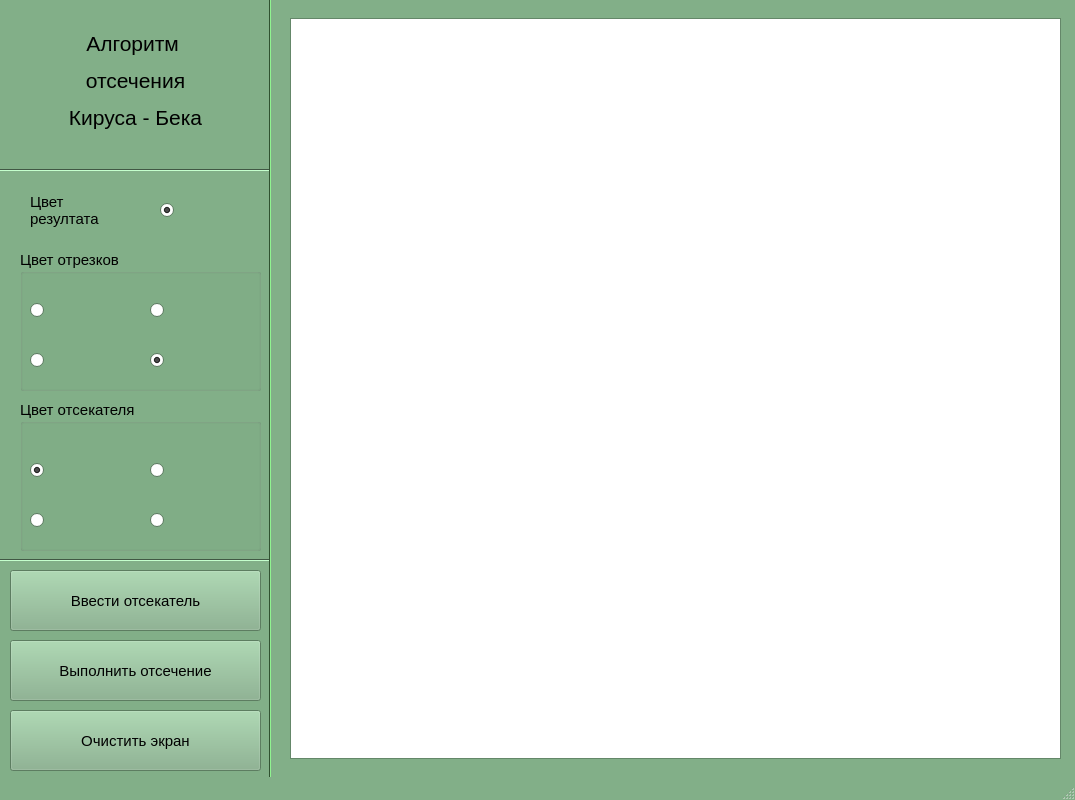
<?xml version="1.0" encoding="UTF-8"?>
<ui version="4.0">
 <class>MainWindow</class>
 <widget class="QMainWindow" name="MainWindow">
  <property name="geometry">
   <rect>
    <x>0</x>
    <y>0</y>
    <width>1075</width>
    <height>800</height>
   </rect>
  </property>
  <property name="minimumSize">
   <size>
    <width>1075</width>
    <height>800</height>
   </size>
  </property>
  <property name="maximumSize">
   <size>
    <width>1075</width>
    <height>800</height>
   </size>
  </property>
  <property name="palette">
   <palette>
    <active>
     <colorrole role="WindowText">
      <brush brushstyle="SolidPattern">
       <color alpha="255">
        <red>0</red>
        <green>0</green>
        <blue>0</blue>
       </color>
      </brush>
     </colorrole>
     <colorrole role="Button">
      <brush brushstyle="SolidPattern">
       <color alpha="255">
        <red>130</red>
        <green>175</green>
        <blue>136</blue>
       </color>
      </brush>
     </colorrole>
     <colorrole role="Light">
      <brush brushstyle="SolidPattern">
       <color alpha="255">
        <red>197</red>
        <green>255</green>
        <blue>205</blue>
       </color>
      </brush>
     </colorrole>
     <colorrole role="Midlight">
      <brush brushstyle="SolidPattern">
       <color alpha="255">
        <red>163</red>
        <green>215</green>
        <blue>170</blue>
       </color>
      </brush>
     </colorrole>
     <colorrole role="Dark">
      <brush brushstyle="SolidPattern">
       <color alpha="255">
        <red>65</red>
        <green>87</green>
        <blue>68</blue>
       </color>
      </brush>
     </colorrole>
     <colorrole role="Mid">
      <brush brushstyle="SolidPattern">
       <color alpha="255">
        <red>87</red>
        <green>117</green>
        <blue>91</blue>
       </color>
      </brush>
     </colorrole>
     <colorrole role="Text">
      <brush brushstyle="SolidPattern">
       <color alpha="255">
        <red>0</red>
        <green>0</green>
        <blue>0</blue>
       </color>
      </brush>
     </colorrole>
     <colorrole role="BrightText">
      <brush brushstyle="SolidPattern">
       <color alpha="255">
        <red>255</red>
        <green>255</green>
        <blue>255</blue>
       </color>
      </brush>
     </colorrole>
     <colorrole role="ButtonText">
      <brush brushstyle="SolidPattern">
       <color alpha="255">
        <red>0</red>
        <green>0</green>
        <blue>0</blue>
       </color>
      </brush>
     </colorrole>
     <colorrole role="Base">
      <brush brushstyle="SolidPattern">
       <color alpha="255">
        <red>255</red>
        <green>255</green>
        <blue>255</blue>
       </color>
      </brush>
     </colorrole>
     <colorrole role="Window">
      <brush brushstyle="SolidPattern">
       <color alpha="255">
        <red>130</red>
        <green>175</green>
        <blue>136</blue>
       </color>
      </brush>
     </colorrole>
     <colorrole role="Shadow">
      <brush brushstyle="SolidPattern">
       <color alpha="255">
        <red>0</red>
        <green>0</green>
        <blue>0</blue>
       </color>
      </brush>
     </colorrole>
     <colorrole role="AlternateBase">
      <brush brushstyle="SolidPattern">
       <color alpha="255">
        <red>192</red>
        <green>215</green>
        <blue>195</blue>
       </color>
      </brush>
     </colorrole>
     <colorrole role="ToolTipBase">
      <brush brushstyle="SolidPattern">
       <color alpha="255">
        <red>255</red>
        <green>255</green>
        <blue>220</blue>
       </color>
      </brush>
     </colorrole>
     <colorrole role="ToolTipText">
      <brush brushstyle="SolidPattern">
       <color alpha="255">
        <red>0</red>
        <green>0</green>
        <blue>0</blue>
       </color>
      </brush>
     </colorrole>
     <colorrole role="PlaceholderText">
      <brush brushstyle="SolidPattern">
       <color alpha="128">
        <red>0</red>
        <green>0</green>
        <blue>0</blue>
       </color>
      </brush>
     </colorrole>
    </active>
    <inactive>
     <colorrole role="WindowText">
      <brush brushstyle="SolidPattern">
       <color alpha="255">
        <red>0</red>
        <green>0</green>
        <blue>0</blue>
       </color>
      </brush>
     </colorrole>
     <colorrole role="Button">
      <brush brushstyle="SolidPattern">
       <color alpha="255">
        <red>130</red>
        <green>175</green>
        <blue>136</blue>
       </color>
      </brush>
     </colorrole>
     <colorrole role="Light">
      <brush brushstyle="SolidPattern">
       <color alpha="255">
        <red>197</red>
        <green>255</green>
        <blue>205</blue>
       </color>
      </brush>
     </colorrole>
     <colorrole role="Midlight">
      <brush brushstyle="SolidPattern">
       <color alpha="255">
        <red>163</red>
        <green>215</green>
        <blue>170</blue>
       </color>
      </brush>
     </colorrole>
     <colorrole role="Dark">
      <brush brushstyle="SolidPattern">
       <color alpha="255">
        <red>65</red>
        <green>87</green>
        <blue>68</blue>
       </color>
      </brush>
     </colorrole>
     <colorrole role="Mid">
      <brush brushstyle="SolidPattern">
       <color alpha="255">
        <red>87</red>
        <green>117</green>
        <blue>91</blue>
       </color>
      </brush>
     </colorrole>
     <colorrole role="Text">
      <brush brushstyle="SolidPattern">
       <color alpha="255">
        <red>0</red>
        <green>0</green>
        <blue>0</blue>
       </color>
      </brush>
     </colorrole>
     <colorrole role="BrightText">
      <brush brushstyle="SolidPattern">
       <color alpha="255">
        <red>255</red>
        <green>255</green>
        <blue>255</blue>
       </color>
      </brush>
     </colorrole>
     <colorrole role="ButtonText">
      <brush brushstyle="SolidPattern">
       <color alpha="255">
        <red>0</red>
        <green>0</green>
        <blue>0</blue>
       </color>
      </brush>
     </colorrole>
     <colorrole role="Base">
      <brush brushstyle="SolidPattern">
       <color alpha="255">
        <red>255</red>
        <green>255</green>
        <blue>255</blue>
       </color>
      </brush>
     </colorrole>
     <colorrole role="Window">
      <brush brushstyle="SolidPattern">
       <color alpha="255">
        <red>130</red>
        <green>175</green>
        <blue>136</blue>
       </color>
      </brush>
     </colorrole>
     <colorrole role="Shadow">
      <brush brushstyle="SolidPattern">
       <color alpha="255">
        <red>0</red>
        <green>0</green>
        <blue>0</blue>
       </color>
      </brush>
     </colorrole>
     <colorrole role="AlternateBase">
      <brush brushstyle="SolidPattern">
       <color alpha="255">
        <red>192</red>
        <green>215</green>
        <blue>195</blue>
       </color>
      </brush>
     </colorrole>
     <colorrole role="ToolTipBase">
      <brush brushstyle="SolidPattern">
       <color alpha="255">
        <red>255</red>
        <green>255</green>
        <blue>220</blue>
       </color>
      </brush>
     </colorrole>
     <colorrole role="ToolTipText">
      <brush brushstyle="SolidPattern">
       <color alpha="255">
        <red>0</red>
        <green>0</green>
        <blue>0</blue>
       </color>
      </brush>
     </colorrole>
     <colorrole role="PlaceholderText">
      <brush brushstyle="SolidPattern">
       <color alpha="128">
        <red>0</red>
        <green>0</green>
        <blue>0</blue>
       </color>
      </brush>
     </colorrole>
    </inactive>
    <disabled>
     <colorrole role="WindowText">
      <brush brushstyle="SolidPattern">
       <color alpha="255">
        <red>65</red>
        <green>87</green>
        <blue>68</blue>
       </color>
      </brush>
     </colorrole>
     <colorrole role="Button">
      <brush brushstyle="SolidPattern">
       <color alpha="255">
        <red>130</red>
        <green>175</green>
        <blue>136</blue>
       </color>
      </brush>
     </colorrole>
     <colorrole role="Light">
      <brush brushstyle="SolidPattern">
       <color alpha="255">
        <red>197</red>
        <green>255</green>
        <blue>205</blue>
       </color>
      </brush>
     </colorrole>
     <colorrole role="Midlight">
      <brush brushstyle="SolidPattern">
       <color alpha="255">
        <red>163</red>
        <green>215</green>
        <blue>170</blue>
       </color>
      </brush>
     </colorrole>
     <colorrole role="Dark">
      <brush brushstyle="SolidPattern">
       <color alpha="255">
        <red>65</red>
        <green>87</green>
        <blue>68</blue>
       </color>
      </brush>
     </colorrole>
     <colorrole role="Mid">
      <brush brushstyle="SolidPattern">
       <color alpha="255">
        <red>87</red>
        <green>117</green>
        <blue>91</blue>
       </color>
      </brush>
     </colorrole>
     <colorrole role="Text">
      <brush brushstyle="SolidPattern">
       <color alpha="255">
        <red>65</red>
        <green>87</green>
        <blue>68</blue>
       </color>
      </brush>
     </colorrole>
     <colorrole role="BrightText">
      <brush brushstyle="SolidPattern">
       <color alpha="255">
        <red>255</red>
        <green>255</green>
        <blue>255</blue>
       </color>
      </brush>
     </colorrole>
     <colorrole role="ButtonText">
      <brush brushstyle="SolidPattern">
       <color alpha="255">
        <red>65</red>
        <green>87</green>
        <blue>68</blue>
       </color>
      </brush>
     </colorrole>
     <colorrole role="Base">
      <brush brushstyle="SolidPattern">
       <color alpha="255">
        <red>130</red>
        <green>175</green>
        <blue>136</blue>
       </color>
      </brush>
     </colorrole>
     <colorrole role="Window">
      <brush brushstyle="SolidPattern">
       <color alpha="255">
        <red>130</red>
        <green>175</green>
        <blue>136</blue>
       </color>
      </brush>
     </colorrole>
     <colorrole role="Shadow">
      <brush brushstyle="SolidPattern">
       <color alpha="255">
        <red>0</red>
        <green>0</green>
        <blue>0</blue>
       </color>
      </brush>
     </colorrole>
     <colorrole role="AlternateBase">
      <brush brushstyle="SolidPattern">
       <color alpha="255">
        <red>130</red>
        <green>175</green>
        <blue>136</blue>
       </color>
      </brush>
     </colorrole>
     <colorrole role="ToolTipBase">
      <brush brushstyle="SolidPattern">
       <color alpha="255">
        <red>255</red>
        <green>255</green>
        <blue>220</blue>
       </color>
      </brush>
     </colorrole>
     <colorrole role="ToolTipText">
      <brush brushstyle="SolidPattern">
       <color alpha="255">
        <red>0</red>
        <green>0</green>
        <blue>0</blue>
       </color>
      </brush>
     </colorrole>
     <colorrole role="PlaceholderText">
      <brush brushstyle="SolidPattern">
       <color alpha="128">
        <red>0</red>
        <green>0</green>
        <blue>0</blue>
       </color>
      </brush>
     </colorrole>
    </disabled>
   </palette>
  </property>
  <property name="font">
   <font>
    <pointsize>11</pointsize>
   </font>
  </property>
  <property name="windowTitle">
   <string>Отсечение отрезка выпуклым отсектателем</string>
  </property>
  <property name="documentMode">
   <bool>false</bool>
  </property>
  <property name="tabShape">
   <enum>QTabWidget::Rounded</enum>
  </property>
  <widget class="QWidget" name="centralwidget">
   <widget class="QGraphicsView" name="graphicsView">
    <property name="geometry">
     <rect>
      <x>290</x>
      <y>18</y>
      <width>771</width>
      <height>741</height>
     </rect>
    </property>
    <property name="minimumSize">
     <size>
      <width>700</width>
      <height>550</height>
     </size>
    </property>
    <property name="maximumSize">
     <size>
      <width>10000</width>
      <height>10000</height>
     </size>
    </property>
   </widget>
   <widget class="QPushButton" name="cutButton">
    <property name="geometry">
     <rect>
      <x>10</x>
      <y>640</y>
      <width>251</width>
      <height>61</height>
     </rect>
    </property>
    <property name="text">
     <string>Выполнить отсечение</string>
    </property>
   </widget>
   <widget class="QPushButton" name="clearCanvas">
    <property name="geometry">
     <rect>
      <x>10</x>
      <y>710</y>
      <width>251</width>
      <height>61</height>
     </rect>
    </property>
    <property name="font">
     <font>
      <pointsize>11</pointsize>
      <weight>50</weight>
      <italic>false</italic>
      <bold>false</bold>
      <underline>false</underline>
      <strikeout>false</strikeout>
      <stylestrategy>PreferDefault</stylestrategy>
     </font>
    </property>
    <property name="acceptDrops">
     <bool>false</bool>
    </property>
    <property name="text">
     <string>Очистить экран</string>
    </property>
   </widget>
   <widget class="Line" name="line_4">
    <property name="geometry">
     <rect>
      <x>260</x>
      <y>-1</y>
      <width>21</width>
      <height>851</height>
     </rect>
    </property>
    <property name="palette">
     <palette>
      <active>
       <colorrole role="WindowText">
        <brush brushstyle="SolidPattern">
         <color alpha="255">
          <red>0</red>
          <green>0</green>
          <blue>0</blue>
         </color>
        </brush>
       </colorrole>
       <colorrole role="Button">
        <brush brushstyle="SolidPattern">
         <color alpha="255">
          <red>96</red>
          <green>162</green>
          <blue>96</blue>
         </color>
        </brush>
       </colorrole>
       <colorrole role="Light">
        <brush brushstyle="SolidPattern">
         <color alpha="255">
          <red>144</red>
          <green>243</green>
          <blue>144</blue>
         </color>
        </brush>
       </colorrole>
       <colorrole role="Midlight">
        <brush brushstyle="SolidPattern">
         <color alpha="255">
          <red>120</red>
          <green>202</green>
          <blue>120</blue>
         </color>
        </brush>
       </colorrole>
       <colorrole role="Dark">
        <brush brushstyle="SolidPattern">
         <color alpha="255">
          <red>48</red>
          <green>81</green>
          <blue>48</blue>
         </color>
        </brush>
       </colorrole>
       <colorrole role="Mid">
        <brush brushstyle="SolidPattern">
         <color alpha="255">
          <red>64</red>
          <green>108</green>
          <blue>64</blue>
         </color>
        </brush>
       </colorrole>
       <colorrole role="Text">
        <brush brushstyle="SolidPattern">
         <color alpha="255">
          <red>0</red>
          <green>0</green>
          <blue>0</blue>
         </color>
        </brush>
       </colorrole>
       <colorrole role="BrightText">
        <brush brushstyle="SolidPattern">
         <color alpha="255">
          <red>255</red>
          <green>255</green>
          <blue>255</blue>
         </color>
        </brush>
       </colorrole>
       <colorrole role="ButtonText">
        <brush brushstyle="SolidPattern">
         <color alpha="255">
          <red>0</red>
          <green>0</green>
          <blue>0</blue>
         </color>
        </brush>
       </colorrole>
       <colorrole role="Base">
        <brush brushstyle="SolidPattern">
         <color alpha="255">
          <red>255</red>
          <green>255</green>
          <blue>255</blue>
         </color>
        </brush>
       </colorrole>
       <colorrole role="Window">
        <brush brushstyle="SolidPattern">
         <color alpha="255">
          <red>96</red>
          <green>162</green>
          <blue>96</blue>
         </color>
        </brush>
       </colorrole>
       <colorrole role="Shadow">
        <brush brushstyle="SolidPattern">
         <color alpha="255">
          <red>0</red>
          <green>0</green>
          <blue>0</blue>
         </color>
        </brush>
       </colorrole>
       <colorrole role="AlternateBase">
        <brush brushstyle="SolidPattern">
         <color alpha="255">
          <red>175</red>
          <green>208</green>
          <blue>175</blue>
         </color>
        </brush>
       </colorrole>
       <colorrole role="ToolTipBase">
        <brush brushstyle="SolidPattern">
         <color alpha="255">
          <red>255</red>
          <green>255</green>
          <blue>220</blue>
         </color>
        </brush>
       </colorrole>
       <colorrole role="ToolTipText">
        <brush brushstyle="SolidPattern">
         <color alpha="255">
          <red>0</red>
          <green>0</green>
          <blue>0</blue>
         </color>
        </brush>
       </colorrole>
       <colorrole role="PlaceholderText">
        <brush brushstyle="SolidPattern">
         <color alpha="128">
          <red>0</red>
          <green>0</green>
          <blue>0</blue>
         </color>
        </brush>
       </colorrole>
      </active>
      <inactive>
       <colorrole role="WindowText">
        <brush brushstyle="SolidPattern">
         <color alpha="255">
          <red>0</red>
          <green>0</green>
          <blue>0</blue>
         </color>
        </brush>
       </colorrole>
       <colorrole role="Button">
        <brush brushstyle="SolidPattern">
         <color alpha="255">
          <red>96</red>
          <green>162</green>
          <blue>96</blue>
         </color>
        </brush>
       </colorrole>
       <colorrole role="Light">
        <brush brushstyle="SolidPattern">
         <color alpha="255">
          <red>144</red>
          <green>243</green>
          <blue>144</blue>
         </color>
        </brush>
       </colorrole>
       <colorrole role="Midlight">
        <brush brushstyle="SolidPattern">
         <color alpha="255">
          <red>120</red>
          <green>202</green>
          <blue>120</blue>
         </color>
        </brush>
       </colorrole>
       <colorrole role="Dark">
        <brush brushstyle="SolidPattern">
         <color alpha="255">
          <red>48</red>
          <green>81</green>
          <blue>48</blue>
         </color>
        </brush>
       </colorrole>
       <colorrole role="Mid">
        <brush brushstyle="SolidPattern">
         <color alpha="255">
          <red>64</red>
          <green>108</green>
          <blue>64</blue>
         </color>
        </brush>
       </colorrole>
       <colorrole role="Text">
        <brush brushstyle="SolidPattern">
         <color alpha="255">
          <red>0</red>
          <green>0</green>
          <blue>0</blue>
         </color>
        </brush>
       </colorrole>
       <colorrole role="BrightText">
        <brush brushstyle="SolidPattern">
         <color alpha="255">
          <red>255</red>
          <green>255</green>
          <blue>255</blue>
         </color>
        </brush>
       </colorrole>
       <colorrole role="ButtonText">
        <brush brushstyle="SolidPattern">
         <color alpha="255">
          <red>0</red>
          <green>0</green>
          <blue>0</blue>
         </color>
        </brush>
       </colorrole>
       <colorrole role="Base">
        <brush brushstyle="SolidPattern">
         <color alpha="255">
          <red>255</red>
          <green>255</green>
          <blue>255</blue>
         </color>
        </brush>
       </colorrole>
       <colorrole role="Window">
        <brush brushstyle="SolidPattern">
         <color alpha="255">
          <red>96</red>
          <green>162</green>
          <blue>96</blue>
         </color>
        </brush>
       </colorrole>
       <colorrole role="Shadow">
        <brush brushstyle="SolidPattern">
         <color alpha="255">
          <red>0</red>
          <green>0</green>
          <blue>0</blue>
         </color>
        </brush>
       </colorrole>
       <colorrole role="AlternateBase">
        <brush brushstyle="SolidPattern">
         <color alpha="255">
          <red>175</red>
          <green>208</green>
          <blue>175</blue>
         </color>
        </brush>
       </colorrole>
       <colorrole role="ToolTipBase">
        <brush brushstyle="SolidPattern">
         <color alpha="255">
          <red>255</red>
          <green>255</green>
          <blue>220</blue>
         </color>
        </brush>
       </colorrole>
       <colorrole role="ToolTipText">
        <brush brushstyle="SolidPattern">
         <color alpha="255">
          <red>0</red>
          <green>0</green>
          <blue>0</blue>
         </color>
        </brush>
       </colorrole>
       <colorrole role="PlaceholderText">
        <brush brushstyle="SolidPattern">
         <color alpha="128">
          <red>0</red>
          <green>0</green>
          <blue>0</blue>
         </color>
        </brush>
       </colorrole>
      </inactive>
      <disabled>
       <colorrole role="WindowText">
        <brush brushstyle="SolidPattern">
         <color alpha="255">
          <red>48</red>
          <green>81</green>
          <blue>48</blue>
         </color>
        </brush>
       </colorrole>
       <colorrole role="Button">
        <brush brushstyle="SolidPattern">
         <color alpha="255">
          <red>96</red>
          <green>162</green>
          <blue>96</blue>
         </color>
        </brush>
       </colorrole>
       <colorrole role="Light">
        <brush brushstyle="SolidPattern">
         <color alpha="255">
          <red>144</red>
          <green>243</green>
          <blue>144</blue>
         </color>
        </brush>
       </colorrole>
       <colorrole role="Midlight">
        <brush brushstyle="SolidPattern">
         <color alpha="255">
          <red>120</red>
          <green>202</green>
          <blue>120</blue>
         </color>
        </brush>
       </colorrole>
       <colorrole role="Dark">
        <brush brushstyle="SolidPattern">
         <color alpha="255">
          <red>48</red>
          <green>81</green>
          <blue>48</blue>
         </color>
        </brush>
       </colorrole>
       <colorrole role="Mid">
        <brush brushstyle="SolidPattern">
         <color alpha="255">
          <red>64</red>
          <green>108</green>
          <blue>64</blue>
         </color>
        </brush>
       </colorrole>
       <colorrole role="Text">
        <brush brushstyle="SolidPattern">
         <color alpha="255">
          <red>48</red>
          <green>81</green>
          <blue>48</blue>
         </color>
        </brush>
       </colorrole>
       <colorrole role="BrightText">
        <brush brushstyle="SolidPattern">
         <color alpha="255">
          <red>255</red>
          <green>255</green>
          <blue>255</blue>
         </color>
        </brush>
       </colorrole>
       <colorrole role="ButtonText">
        <brush brushstyle="SolidPattern">
         <color alpha="255">
          <red>48</red>
          <green>81</green>
          <blue>48</blue>
         </color>
        </brush>
       </colorrole>
       <colorrole role="Base">
        <brush brushstyle="SolidPattern">
         <color alpha="255">
          <red>96</red>
          <green>162</green>
          <blue>96</blue>
         </color>
        </brush>
       </colorrole>
       <colorrole role="Window">
        <brush brushstyle="SolidPattern">
         <color alpha="255">
          <red>96</red>
          <green>162</green>
          <blue>96</blue>
         </color>
        </brush>
       </colorrole>
       <colorrole role="Shadow">
        <brush brushstyle="SolidPattern">
         <color alpha="255">
          <red>0</red>
          <green>0</green>
          <blue>0</blue>
         </color>
        </brush>
       </colorrole>
       <colorrole role="AlternateBase">
        <brush brushstyle="SolidPattern">
         <color alpha="255">
          <red>96</red>
          <green>162</green>
          <blue>96</blue>
         </color>
        </brush>
       </colorrole>
       <colorrole role="ToolTipBase">
        <brush brushstyle="SolidPattern">
         <color alpha="255">
          <red>255</red>
          <green>255</green>
          <blue>220</blue>
         </color>
        </brush>
       </colorrole>
       <colorrole role="ToolTipText">
        <brush brushstyle="SolidPattern">
         <color alpha="255">
          <red>0</red>
          <green>0</green>
          <blue>0</blue>
         </color>
        </brush>
       </colorrole>
       <colorrole role="PlaceholderText">
        <brush brushstyle="SolidPattern">
         <color alpha="128">
          <red>0</red>
          <green>0</green>
          <blue>0</blue>
         </color>
        </brush>
       </colorrole>
      </disabled>
     </palette>
    </property>
    <property name="orientation">
     <enum>Qt::Vertical</enum>
    </property>
   </widget>
   <widget class="QGroupBox" name="groupBox_2">
    <property name="geometry">
     <rect>
      <x>20</x>
      <y>400</y>
      <width>241</width>
      <height>151</height>
     </rect>
    </property>
    <property name="title">
     <string>Цвет отсекателя</string>
    </property>
    <widget class="QRadioButton" name="whiteSwitch">
     <property name="geometry">
      <rect>
       <x>130</x>
       <y>100</y>
       <width>101</width>
       <height>41</height>
      </rect>
     </property>
     <property name="text">
      <string/>
     </property>
     <property name="icon">
      <iconset>
       <normaloff>icons/White.jpg</normaloff>icons/White.jpg</iconset>
     </property>
     <property name="iconSize">
      <size>
       <width>60</width>
       <height>85</height>
      </size>
     </property>
     <property name="checked">
      <bool>false</bool>
     </property>
    </widget>
    <widget class="QRadioButton" name="greenSwitch">
     <property name="geometry">
      <rect>
       <x>130</x>
       <y>50</y>
       <width>101</width>
       <height>41</height>
      </rect>
     </property>
     <property name="text">
      <string/>
     </property>
     <property name="icon">
      <iconset>
       <normaloff>icons/Green.jpg</normaloff>icons/Green.jpg</iconset>
     </property>
     <property name="iconSize">
      <size>
       <width>60</width>
       <height>80</height>
      </size>
     </property>
    </widget>
    <widget class="QRadioButton" name="redSwitch">
     <property name="geometry">
      <rect>
       <x>10</x>
       <y>50</y>
       <width>91</width>
       <height>41</height>
      </rect>
     </property>
     <property name="text">
      <string/>
     </property>
     <property name="icon">
      <iconset>
       <normaloff>icons/Red.jpg</normaloff>icons/Red.jpg</iconset>
     </property>
     <property name="iconSize">
      <size>
       <width>60</width>
       <height>80</height>
      </size>
     </property>
     <property name="checked">
      <bool>true</bool>
     </property>
    </widget>
    <widget class="QRadioButton" name="blueSwitch">
     <property name="geometry">
      <rect>
       <x>10</x>
       <y>100</y>
       <width>91</width>
       <height>41</height>
      </rect>
     </property>
     <property name="text">
      <string/>
     </property>
     <property name="icon">
      <iconset>
       <normaloff>icons/Blue.jpg</normaloff>icons/Blue.jpg</iconset>
     </property>
     <property name="iconSize">
      <size>
       <width>60</width>
       <height>80</height>
      </size>
     </property>
     <property name="checked">
      <bool>false</bool>
     </property>
    </widget>
   </widget>
   <widget class="Line" name="line">
    <property name="geometry">
     <rect>
      <x>0</x>
      <y>550</y>
      <width>271</width>
      <height>20</height>
     </rect>
    </property>
    <property name="orientation">
     <enum>Qt::Horizontal</enum>
    </property>
   </widget>
   <widget class="Line" name="line_6">
    <property name="geometry">
     <rect>
      <x>0</x>
      <y>160</y>
      <width>271</width>
      <height>20</height>
     </rect>
    </property>
    <property name="orientation">
     <enum>Qt::Horizontal</enum>
    </property>
   </widget>
   <widget class="QLabel" name="label">
    <property name="geometry">
     <rect>
      <x>10</x>
      <y>10</y>
      <width>251</width>
      <height>141</height>
     </rect>
    </property>
    <property name="text">
     <string>&lt;html&gt;&lt;head/&gt;&lt;body&gt;&lt;p align=&quot;center&quot;&gt;&lt;span style=&quot; font-size:16pt;&quot;&gt;Алгоритм &lt;/span&gt;&lt;/p&gt;&lt;p align=&quot;center&quot;&gt;&lt;span style=&quot; font-size:16pt;&quot;&gt;отсечения&lt;/span&gt;&lt;/p&gt;&lt;p align=&quot;center&quot;&gt;&lt;span style=&quot; font-size:16pt;&quot;&gt;Кируса - Бека&lt;/span&gt;&lt;/p&gt;&lt;/body&gt;&lt;/html&gt;</string>
    </property>
   </widget>
   <widget class="QGroupBox" name="groupBox_3">
    <property name="geometry">
     <rect>
      <x>20</x>
      <y>250</y>
      <width>241</width>
      <height>141</height>
     </rect>
    </property>
    <property name="title">
     <string>Цвет отрезков</string>
    </property>
    <widget class="QRadioButton" name="redSwitch_2">
     <property name="geometry">
      <rect>
       <x>10</x>
       <y>40</y>
       <width>91</width>
       <height>41</height>
      </rect>
     </property>
     <property name="text">
      <string/>
     </property>
     <property name="icon">
      <iconset>
       <normaloff>icons/Red.jpg</normaloff>icons/Red.jpg</iconset>
     </property>
     <property name="iconSize">
      <size>
       <width>60</width>
       <height>80</height>
      </size>
     </property>
    </widget>
    <widget class="QRadioButton" name="blueSwitch_2">
     <property name="geometry">
      <rect>
       <x>10</x>
       <y>90</y>
       <width>91</width>
       <height>41</height>
      </rect>
     </property>
     <property name="text">
      <string/>
     </property>
     <property name="icon">
      <iconset>
       <normaloff>icons/Blue.jpg</normaloff>icons/Blue.jpg</iconset>
     </property>
     <property name="iconSize">
      <size>
       <width>60</width>
       <height>80</height>
      </size>
     </property>
     <property name="checked">
      <bool>false</bool>
     </property>
    </widget>
    <widget class="QRadioButton" name="greenSwitch_2">
     <property name="geometry">
      <rect>
       <x>130</x>
       <y>40</y>
       <width>101</width>
       <height>41</height>
      </rect>
     </property>
     <property name="text">
      <string/>
     </property>
     <property name="icon">
      <iconset>
       <normaloff>icons/Green.jpg</normaloff>icons/Green.jpg</iconset>
     </property>
     <property name="iconSize">
      <size>
       <width>60</width>
       <height>80</height>
      </size>
     </property>
    </widget>
    <widget class="QRadioButton" name="whiteSwitch_2">
     <property name="geometry">
      <rect>
       <x>130</x>
       <y>90</y>
       <width>101</width>
       <height>41</height>
      </rect>
     </property>
     <property name="text">
      <string/>
     </property>
     <property name="icon">
      <iconset>
       <normaloff>icons/White.jpg</normaloff>icons/White.jpg</iconset>
     </property>
     <property name="iconSize">
      <size>
       <width>60</width>
       <height>85</height>
      </size>
     </property>
     <property name="checked">
      <bool>true</bool>
     </property>
    </widget>
   </widget>
   <widget class="QPushButton" name="inputCutButton">
    <property name="geometry">
     <rect>
      <x>10</x>
      <y>570</y>
      <width>251</width>
      <height>61</height>
     </rect>
    </property>
    <property name="toolTip">
     <string>Укажите две точки прямоугольника</string>
    </property>
    <property name="text">
     <string>Ввести отсекатель</string>
    </property>
   </widget>
   <widget class="QLabel" name="label_2">
    <property name="geometry">
     <rect>
      <x>30</x>
      <y>180</y>
      <width>121</width>
      <height>61</height>
     </rect>
    </property>
    <property name="text">
     <string>Цвет 
резултата</string>
    </property>
   </widget>
   <widget class="QRadioButton" name="yellowSwitch">
    <property name="geometry">
     <rect>
      <x>160</x>
      <y>190</y>
      <width>101</width>
      <height>41</height>
     </rect>
    </property>
    <property name="text">
     <string/>
    </property>
    <property name="icon">
     <iconset>
      <normaloff>icons/Yellow.png</normaloff>icons/Yellow.png</iconset>
    </property>
    <property name="iconSize">
     <size>
      <width>60</width>
      <height>85</height>
     </size>
    </property>
    <property name="checked">
     <bool>true</bool>
    </property>
   </widget>
   <zorder>graphicsView</zorder>
   <zorder>cutButton</zorder>
   <zorder>clearCanvas</zorder>
   <zorder>groupBox_2</zorder>
   <zorder>line</zorder>
   <zorder>line_6</zorder>
   <zorder>line_4</zorder>
   <zorder>label</zorder>
   <zorder>groupBox_3</zorder>
   <zorder>inputCutButton</zorder>
   <zorder>label_2</zorder>
   <zorder>yellowSwitch</zorder>
  </widget>
  <widget class="QMenuBar" name="menubar">
   <property name="geometry">
    <rect>
     <x>0</x>
     <y>0</y>
     <width>1075</width>
     <height>18</height>
    </rect>
   </property>
  </widget>
  <widget class="QStatusBar" name="statusbar"/>
 </widget>
 <tabstops>
  <tabstop>graphicsView</tabstop>
  <tabstop>redSwitch</tabstop>
  <tabstop>greenSwitch</tabstop>
  <tabstop>blueSwitch</tabstop>
  <tabstop>whiteSwitch</tabstop>
  <tabstop>cutButton</tabstop>
  <tabstop>clearCanvas</tabstop>
 </tabstops>
 <resources/>
 <connections/>
</ui>
